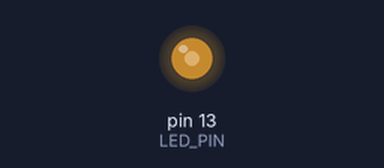
The sketch below on a simulated Arduino Uno, built with avr-gcc and run on an emulated ATmega328P. On the bench: output pins drawn as LEDs (lit = HIGH). What the sketch prints to the serial monitor is not drawn.

Above: at 0.1 s.
Timing chart, 0 to 1.6 s (numbered marks = the images above):
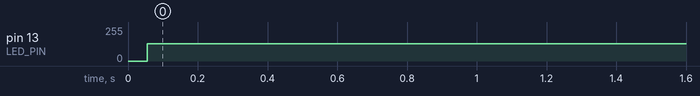

Measured:
- by itself, pin 13 (LED_PIN): 0/255 → 129/255 at 0.05 s

The sketch:

MPU9150.ino
```cpp
// (licence header left out)
// Arduino Wire library is required if I2Cdev I2CDEV_ARDUINO_WIRE implementation
// is used in I2Cdev.h
#include "Wire.h"

// I2Cdev and MPU6050 must be installed as libraries, or else the .cpp/.h files
// for both classes must be in the include path of your project
#include "I2Cdev.h"
#include "MPU6050.h"

// class default I2C address is 0x68
// specific I2C addresses may be passed as a parameter here
// AD0 low = 0x68 (default for InvenSense evaluation board)
// AD0 high = 0x69
MPU6050 accelgyro;
#define GYRO_CONFIG 0x3B //0x18(2000deg/s)
#define ACCEL_CONFIG 0x3C //0x01(2Hz-16Hz)
int16_t ax, ay, az;
int16_t gx, gy, gz;
int16_t mx, my, mz;

#define LED_PIN 13
bool blinkState = false;

void setup() {
    // join I2C bus (I2Cdev library doesn't do this automatically)
    Wire.begin();

    // initialize serial communication
    // (38400 chosen because it works as well at 8MHz as it does at 16MHz, but
    // it's really up to you depending on your project)
    Serial.begin(115200);

    // initialize device
    Serial.println("Initializing I2C devices...");
    accelgyro.initialize();

    // verify connection
    Serial.println("Testing device connections...");
    Serial.println(accelgyro.testConnection() ? "MPU6050 connection successful" : "MPU6050 connection failed");

    // configure Arduino LED for
    pinMode(LED_PIN, OUTPUT);
}

void loop() {
    // read raw accel/gyro measurements from device
    accelgyro.getMotion9(&ax, &ay, &az, &gx, &gy, &gz, &mx, &my, &mz);

    // these methods (and a few others) are also available
    //accelgyro.getAcceleration(&ax, &ay, &az);
    //accelgyro.getRotation(&gx, &gy, &gz);

    // display tab-separated accel/gyro x/y/z values
    Serial.print("a/g/m:\t");
    Serial.print(ax/2048); Serial.print("\t");
    Serial.print(ay/2048); Serial.print("\t");
    Serial.print(az/2048); Serial.print("\t");
    Serial.print(gx/16.4); Serial.print("\t");
    Serial.print(gy/16.4); Serial.print("\t");
    Serial.print(gz/16.4); Serial.print("\t");
    Serial.print("\n");
   // Serial.print(mx); Serial.print("\t");
    //Serial.print(my); Serial.print("\t");
   // Serial.println(mz);

    // blink LED to indicate activity
    blinkState = !blinkState;
    digitalWrite(LED_PIN, blinkState);
}
```
